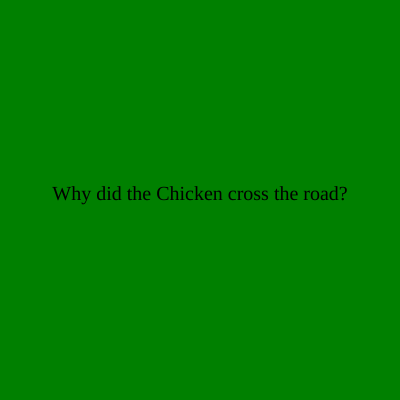
Frame 1 (no input)
Frame 60 (no input): identical to frame 1, image omitted
Frame 120 (the mouse pressed at the canvas centre since frame 60): identical to frame 1, image omitted

The p5.js sketch that drew this single still picture (run headless with seeded random() and noise() and a simulated clock; from frame 60 on, the mouse is pressed at the canvas centre):

// p5.js sketch
// ── sketch.js
let state = 0;
let timer = 0;
function setup() {
  createCanvas(400, 400);
  textAlign(CENTER);
  rectMode(CENTER);
  textSize(20);
  textFont("Georgia");
}

function draw() {
  timer++ ;
  if (timer >2*60) {
    timer = 0;
    state = (state + 1) % 2;
  }


  switch (state) {

    case 0:
      background("green") ;
      text("Why did the Chicken cross the road?", width/2, height/2);
      break;

    case 1:
      background("yellow");
      text("because I said so", width/2, height/2);
      break;


  }
}
